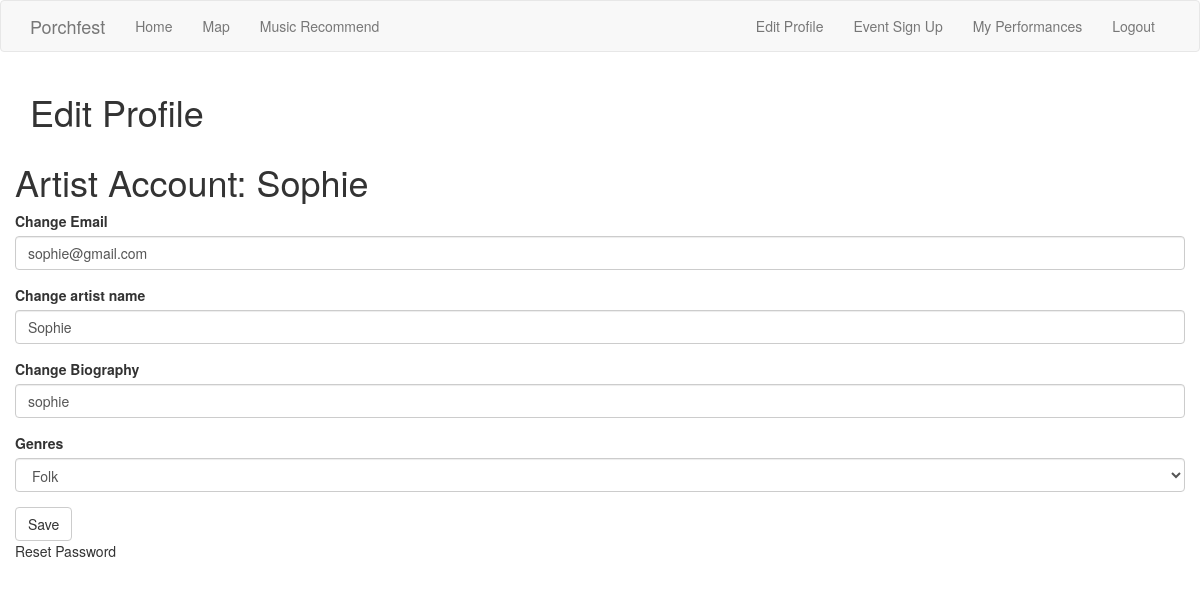
/edit_profile (signed in), run on the app's committed database.
### app/models.py (models this page shows, shortened)
class Artist(UserMixin, db.Model):
    id = db.Column(db.Integer, primary_key=True)
    artistName = db.Column(db.String(64), index=True, unique=True)
    bio = db.Column(db.String(600))
    genre = db.Column(db.String)
    artistPerformances= db.relationship('ArtistToPerformance')
    email = db.Column(db.String(120), index=True, unique=True)
    password_hash = db.Column(db.String(128))

### app/routes.py (the view)
@app.route('/edit_profile', methods=['GET', 'POST'])
@login_required
def edit_profile():
    form = EditProfile()
    if form.validate_on_submit():
        current_user.artistName = form.artistName.data
        current_user.bio = form.bio.data
        current_user.email = form.email.data
        current_user.genre = form.genre.data
        db.session.commit()
        flash('Your changes have been saved.')
        return redirect(url_for('edit_profile'))
    elif request.method == 'GET':
        form.artistName.data = current_user.artistName
        form.bio.data = current_user.bio
        form.email.data = current_user.email
        form.genre.data = current_user.genre
    return render_template('edit_profile.html', artist=current_user, title='Edit Profile',
                           form=form)

### app/forms.py
class EditProfile (FlaskForm):
    email = StringField('Change Email')
    artistName = StringField('Change artist name')
    bio = StringField('Change Biography')
    genre = SelectField('Genres', choices=[("folk", "Folk"),('rock', "Rock"), ("hip_hop", "Hip Hop"),("pop", "Pop"), ("RB", "R&B"), ("indie", "Indie")])
    submit = SubmitField('Save')

### app/models.py (called while the page is built)
@login.user_loader
def load_user(id):
    return Artist.query.get(int(id))

### app/templates/edit_profile.html
{% extends "base.html" %}
{% import 'bootstrap/wtf.html' as wtf %}
{% block app_content %}
<h1>Edit Profile</h1>
<div class="row">
    <div class="col md-4">
        <h1>Artist Account: {{ artist.artistName }}</h1>
        {{ wtf.quick_form(form) }}
        <p>Reset Password <a href="{{ url_for('reset_password') }}"></a> </p>
    </div>
</div>
{% endblock %}

### data on the page
Artist: artistName "Sophie", email "sophie@gmail.com", bio "sophie", genre "Folk"
